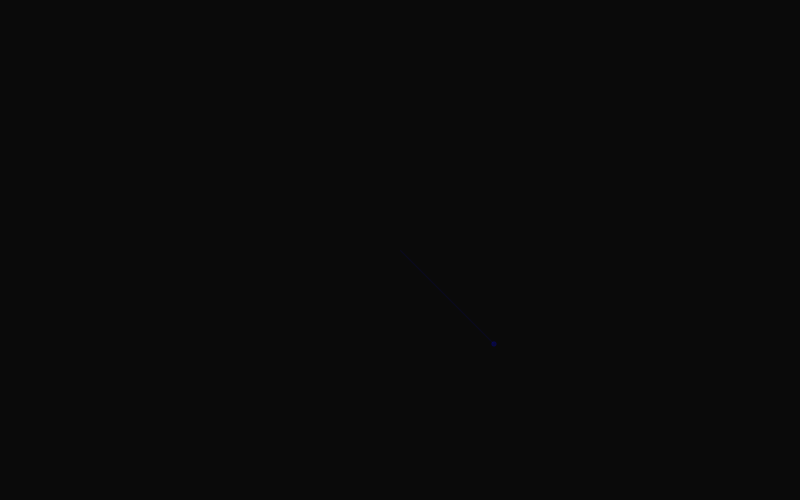
Frame 1 (no input)
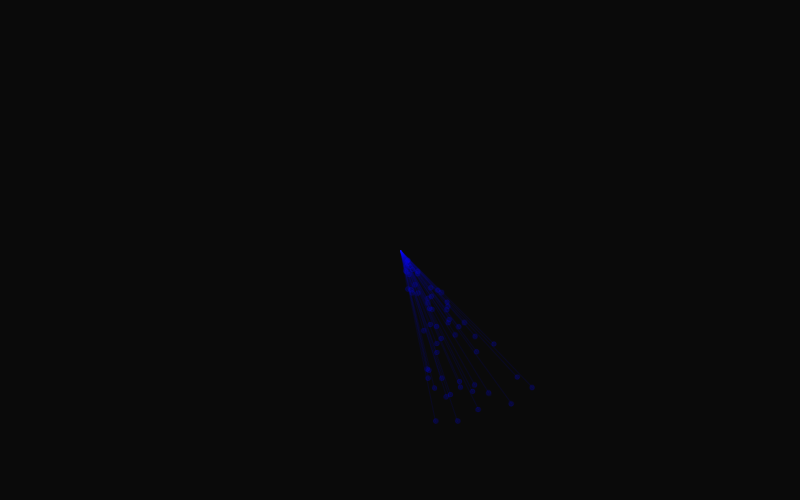
Frame 60 (the mouse pressed at the canvas centre just before this capture)
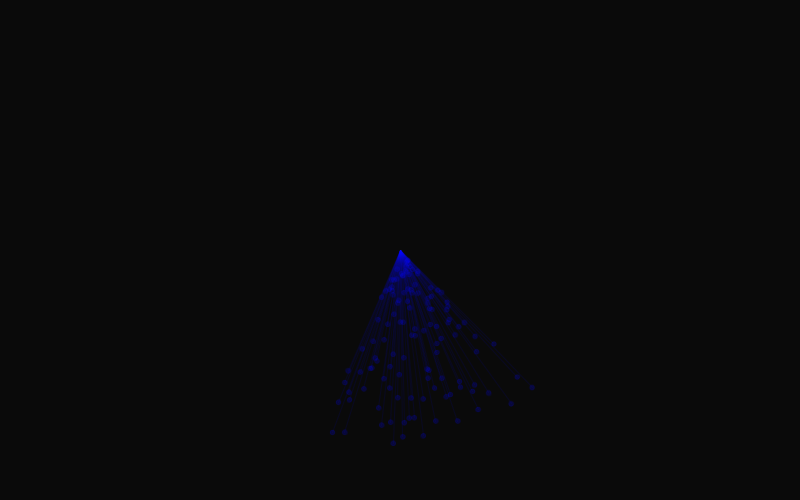
Frame 120 (the mouse held since frame 60 and released just before this capture)

The Processing sketch that drew these frames (run headless with seeded random() and noise(); from frame 60 on, the mouse is pressed at the canvas centre):

// Processing sketch: processing_2467
// ── processing_2467.pde

/*

Random & Perlin Noise
20 May 2009
Daria lanz
darialanz@hotmail.com

*/

float rot = PI/4;
float rad = 200; //radius
float speed = 0.01;

void setup(){
  
  size(800,500);
  background(10);
  smooth();
  

  
};

void draw() {
 
  rad = random(10,200);
  
  translate(400,250);
  rotate( rot);
  stroke(0,0,255,25);
  fill(0,0,255,50);
  line(0,0,rad,0);
  ellipse(rad,0, 5,5);
  
  rot = rot + speed;
  
};

void keyPressed() {
  save("circle" + key + ".png");
};
